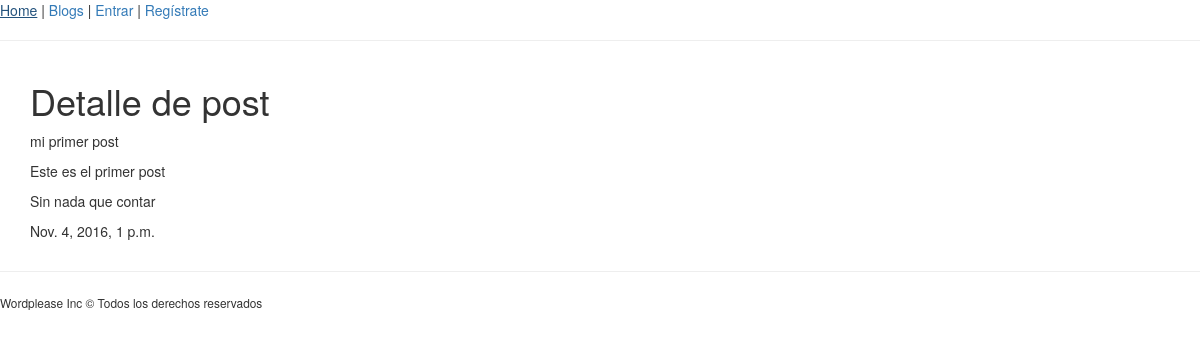
The app's page /blogs/jesanchez/17 with its own data.
### posts/models.py (models this page shows, shortened)
class Post(models.Model):
    blog = models.ForeignKey(Blog, related_name="posts")
    title = models.CharField(max_length=150)
    summary = models.TextField(max_length=400)
    body = models.TextField(default='')
    image_url = models.URLField(blank=True, null=True, default="")
    date_published = models.DateTimeField(default='')
    category = models.ManyToManyField('Category')
    created_at = models.DateTimeField(auto_now_add=True)
    modified_at = models.DateTimeField(auto_now=True)

### posts/views.py (the view)
# urls.py: url(r'^blogs/(?P<username>[-\w]+)/(?P<pk>[0-9]+)$', PostDetailView.as_view(), name='post_detail'),
class PostDetailView(DetailView):
    model = Post
    template_name = 'posts/post_detail.html'
    """
    def get(self, request, username, pk):
        posible_post = Post.objects.filter(pk=pk)
        post = posible_post[0] if len(posible_post) >= 1 else None
        if post is not None:
            context = {
                'post': post
            }
            return render(request, 'posts/post_detail.html', context)
        else:
            return HttpResponseNotFound('No existe el post.')
    """

### posts/templates/posts/post_detail.html (shortened to what this page needs)
{% extends 'base.html' %}
{% block section %}
    <h1> Detalle de post</h1>
    <p>{{ object.title }}</p>
    <p>{{ object.summary }}</p>
    <p>{{ object.body }}</p>
    <p>{{ object.date_published }}</p>
{% endblock %}

### records on screen
Post: title "mi primer post", summary "Este es el primer post", body "Sin nada que contar", date_published "Nov. 4, 2016, 1 p.m."
